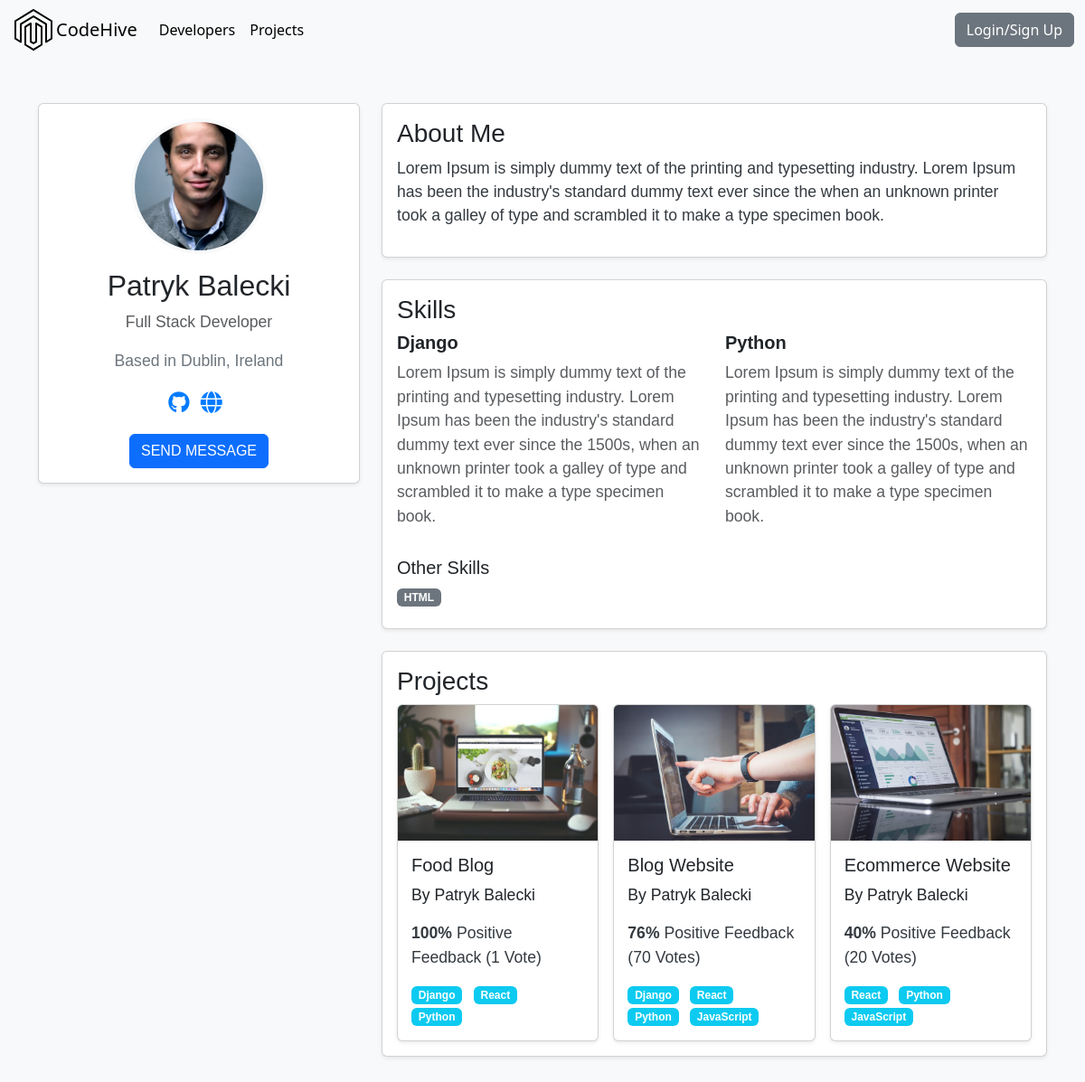
/profile/fc5d0cd4-3224-4585-8b15-bd035fa133de/, run on an earlier commit of the app's database.
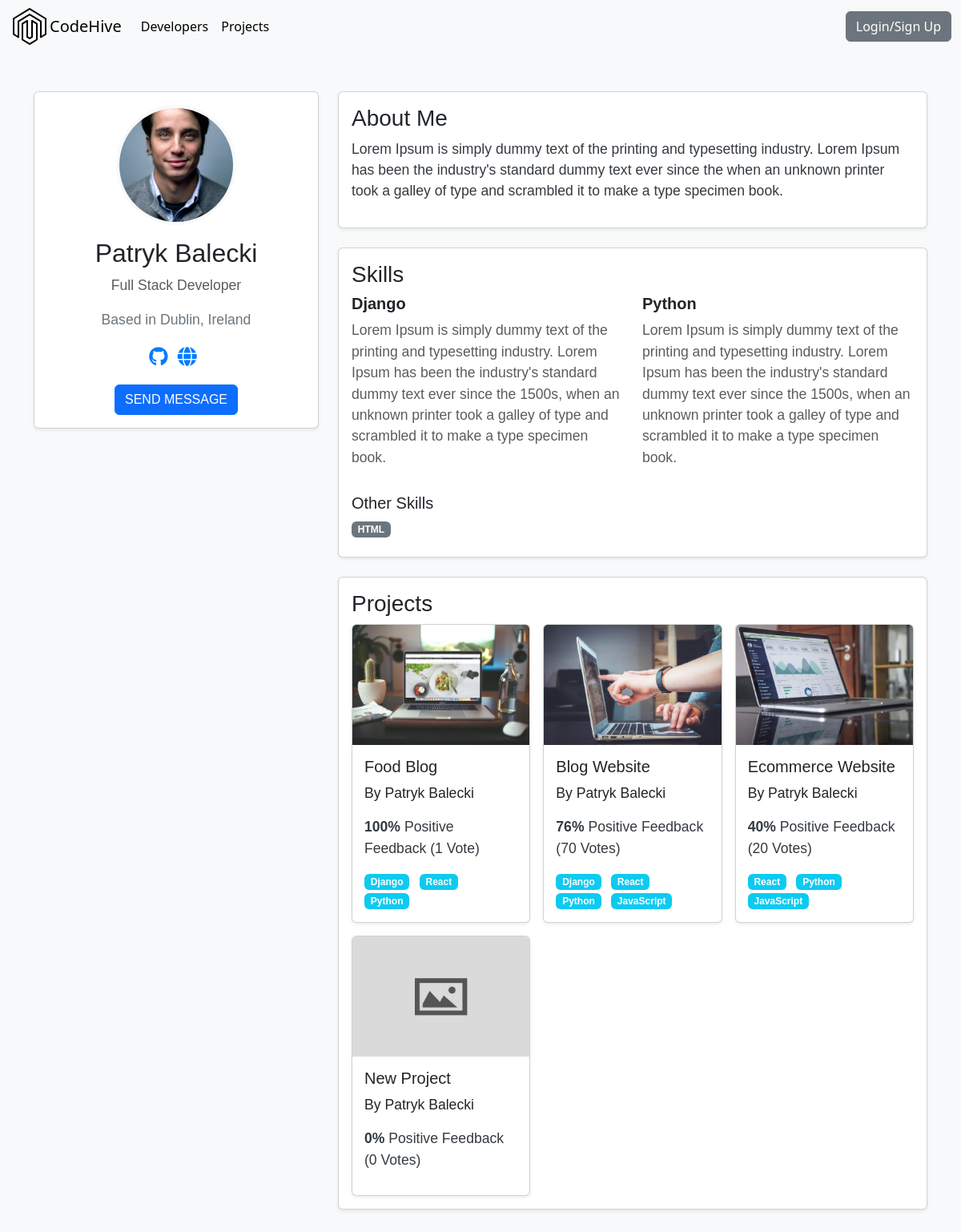
And on a later commit of the database.
### users/models.py (models this page shows, shortened)
class Skill(models.Model):
    owner = models.ForeignKey(
        Profile, on_delete=models.CASCADE, null=True, blank=True)
    name = models.CharField(max_length=200, blank=True, null=True)
    description = models.TextField(null=True, blank=True)
    created = models.DateTimeField(auto_now_add=True)
    id = models.UUIDField(default=uuid.uuid4, unique=True, primary_key=True, editable=False)
    def __str__(self):
        return str(self.name)

class Profile(models.Model):
    user = models.OneToOneField(User, on_delete=models.CASCADE, null=True, blank=True)
    name = models.CharField(max_length=200, blank=True, null=True)
    email = models.EmailField(max_length=500, blank=True, null=True)
    username = models.CharField(max_length=200, blank=True, null=True)
    location = models.CharField(max_length=200, blank=True, null=True, default="Earth")
    short_intro = models.CharField(max_length=200, blank=True, null=True, default="This is a default bio. User has not added a bio yet.")
    bio = models.TextField(blank=True, null=True)
    profile_image = models.ImageField(null=True, blank=True, upload_to='profiles/', default="profiles/user-default.jpg")
    social_github = models.CharField(max_length=200, blank=True, null=True)
    social_twitter = models.CharField(max_length=200, blank=True, null=True)
    social_linkedin = models.CharField(max_length=200, blank=True, null=True)
    social_youtube = models.CharField(max_length=200, blank=True, null=True)
    social_website = models.CharField(max_length=200, blank=True, null=True)
    created = models.DateTimeField(auto_now_add=True)
    id = models.UUIDField(default=uuid.uuid4, unique=True, primary_key=True, editable=False)

### projects/models.py (models this page shows, shortened)
class Project(models.Model):
    owner = models.ForeignKey(Profile, null=True, blank=True, on_delete=models.CASCADE)
    title = models.CharField(max_length=200)
    description = models.TextField(null=True, blank=True)
    featured_image = models.ImageField(null=True, blank=True, default="default.jpg")
    demo_link = models.CharField(max_length=2000, null=True, blank=True)
    source_link = models.CharField(max_length=2000, null=True, blank=True)
    tags = models.ManyToManyField('Tag', blank=True)
    vote_total = models.IntegerField(default=0, null=True, blank=True)
    vote_ratio = models.IntegerField(default=0, null=True, blank=True)
    created = models.DateTimeField(auto_now_add=True)
    id = models.UUIDField(default=uuid.uuid4, unique=True, primary_key=True, editable=False)
    class Meta:
        ordering = ['-vote_ratio', '-vote_total', 'title']

class Tag(models.Model):
    name = models.CharField(max_length=200)
    created = models.DateTimeField(auto_now_add=True)
    id = models.UUIDField(default=uuid.uuid4, unique=True, primary_key=True, editable=False)
    def __str__(self):
        return self.name

### users/views.py (the view)
# urls.py: path('profile/<str:pk>/', views.userProfile, name="user-profile"),
def userProfile(request, pk):
    profile = Profile.objects.get(id=pk)
    topSkills = profile.skill_set.exclude(description__exact="")
    otherSkills = profile.skill_set.filter(description="")
    context = {'profile': profile,  'topSkills': topSkills,
               "otherSkills": otherSkills}
    return render(request, 'users/user-profile.html', context)

### users/templates/users/user-profile.html (shortened to what the changed rows need)
{% extends 'main.html' %}
{% block content %}
<main class="profile py-5 bg-light">
    <div class="container">
        <div class="row g-4">
            <div class="col-md-4">
                <div class="card text-center shadow-sm">
                    <div class="card-body">
                        <h2 class="dev-name">{{ profile.name }}</h2>
                    </div>
                </div>
            </div>
            <div class="col-md-8">
                <div class="card mb-4 shadow-sm">
                    <div class="card-body">
                        <div class="row">
                            {% for skill in topSkills %}
                            <div class="col-md-6 mb-3">
                                <h5 class="fw-bold">{{ skill.name }}</h5>
                                <p class="text-muted">{{ skill.description }}</p>
                            </div>
                            {% endfor %}
                        </div>
                        <div>
                            {% for skill in otherSkills %}
                            <span class="badge bg-secondary me-2 mb-2">{{ skill }}</span>
                            {% endfor %}
                        </div>
                    </div>
                </div>
                <div class="card shadow-sm">
                    <div class="card-body">
                        <div class="row g-3">
                            {% for project in profile.project_set.all %}
                            <div class="col-md-6 col-lg-4">
                                <div class="card h-100 project shadow-sm">
                                    <a href="{% url 'project' project.id %}" class="text-decoration-none text-dark">
                                        <img class="card-img-top" src="{{ project.featured_image.url }}"
                                            alt="Project Thumbnail">
                                        <div class="card-body">
                                            <h5 class="project-title">{{ project.title }}</h5>
                                            <p class="project-author">
                                                <a href="{% url 'user-profile' project.owner.id %}" class="text-primary text-decoration-none text-dark">
                                                    By {{ project.owner.name }}
                                                </a>
                                            </p>
                                            <p class="project-rating">
                                                <span class="fw-bold">{{ project.vote_ratio }}%</span> Positive Feedback
                                                ({{ project.vote_total }} Vote{{ project.vote_total|pluralize:"s" }})
                                            </p>
                                            <div class="project-tags">
                                                {% for tag in project.tags.all %}
                                                <span class="badge bg-info me-2">{{ tag }}</span>
                                                {% endfor %}
                                            </div>
                                        </div>
                                    </a>
                                </div>
                            </div>
                            {% endfor %}
                        </div>
                    </div>
                </div>
            </div>
        </div>
    </div>
</main>
{% endblock content %}

What changed in the data, as far as the page shows it:
added Project: featured_image (placeholder picture), title "New Project", owner.name "Patryk Balecki", vote_ratio "0", vote_total "0"
